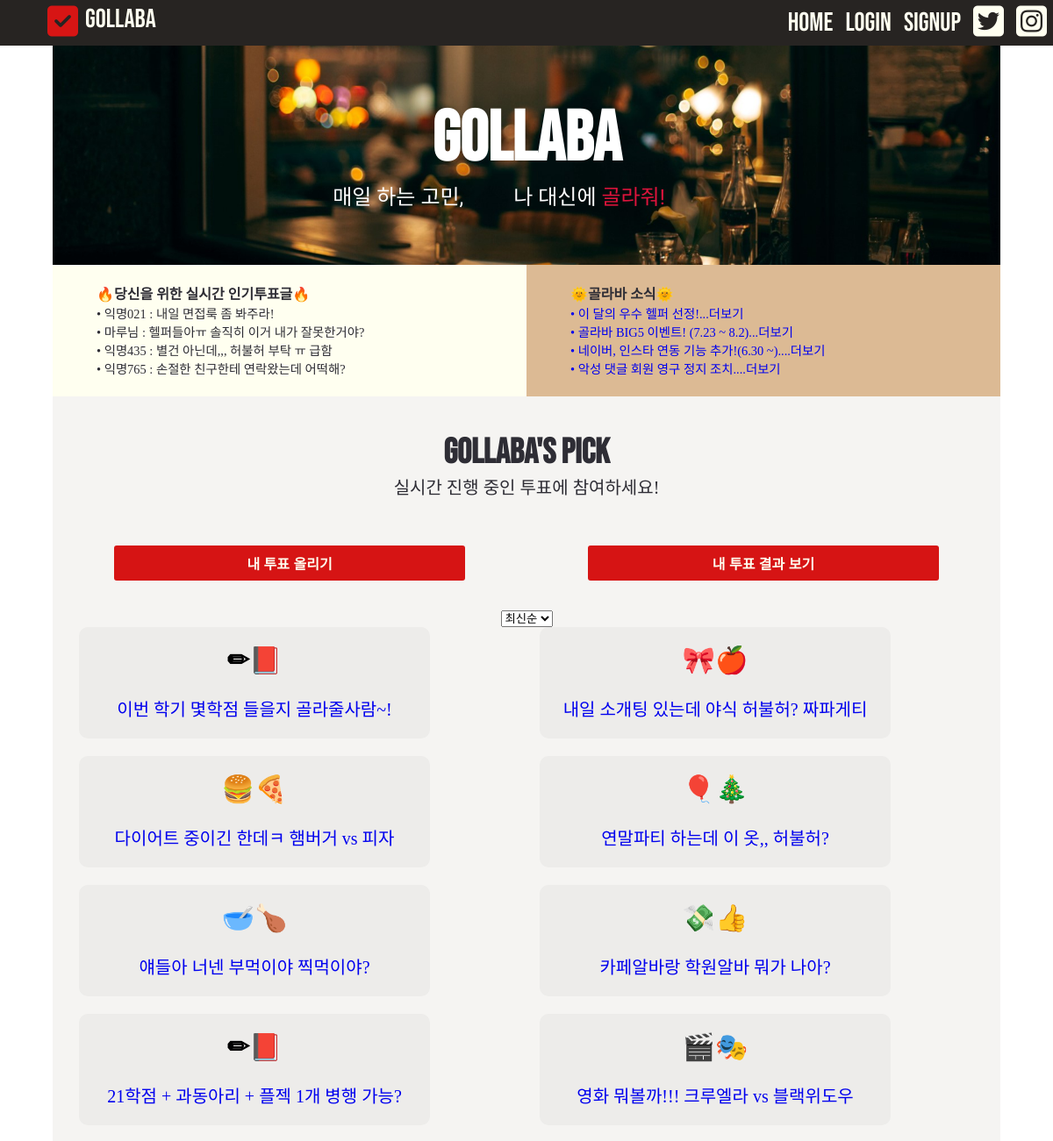
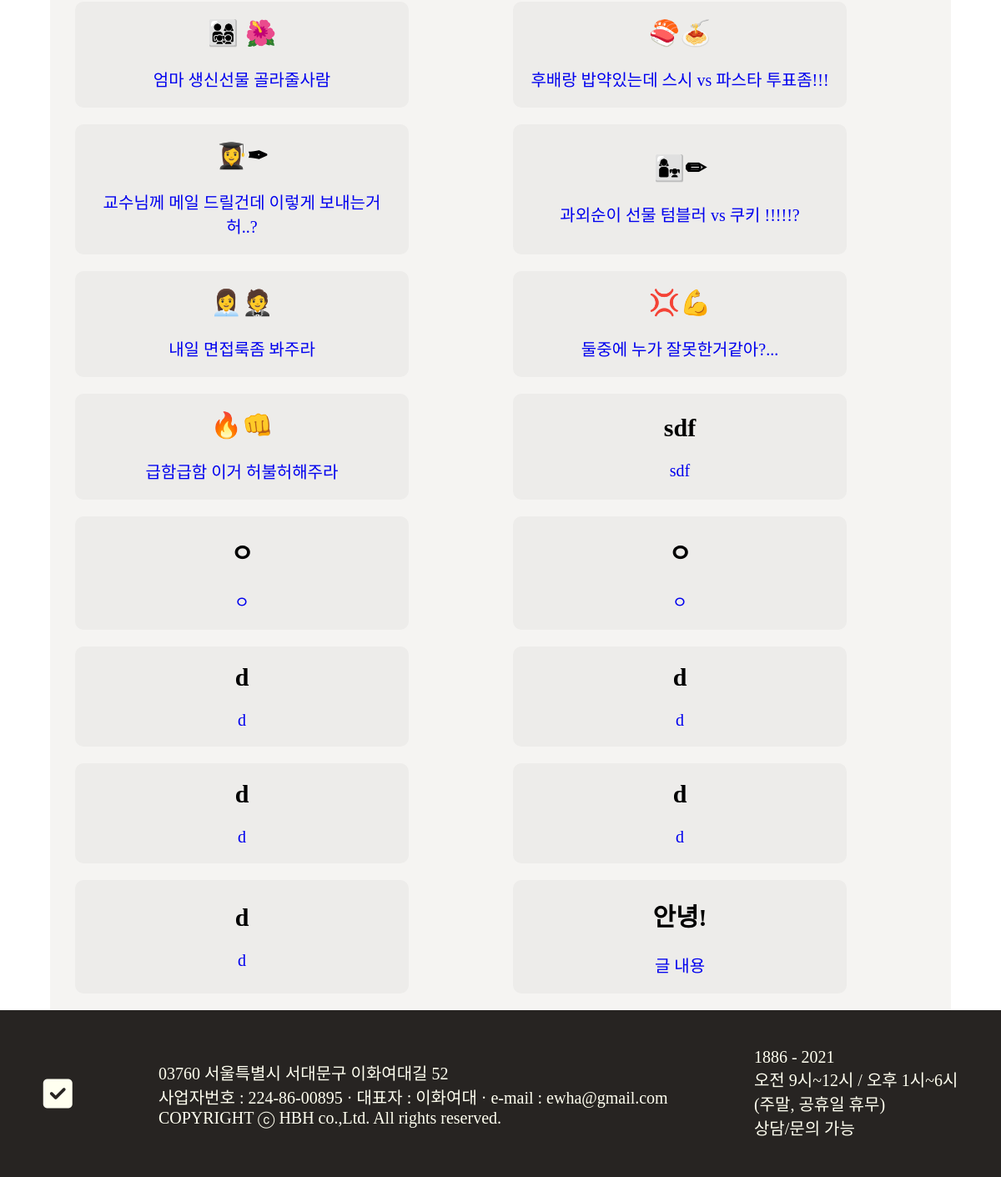
The page / on the database its author committed (2 pictures, top to bottom).
### blog/models.py (models this page shows, shortened)
class Post(models.Model):
    postname = models.CharField(max_length=50)
    contents = models.TextField()
    id = models.AutoField(primary_key=True)

class Blog(models.Model):
    title = models.CharField(max_length=200)
    pub_date = models.DateTimeField('date published')
    body = models.TextField()
    hashtag = models.ManyToManyField(HashTag)

### blog/views.py (the view)
# urls.py: 2. Add a URL to urlpatterns:  path('', views.home, name='home')
def home(request):
    postlist = Post.objects
    blog = Blog.objects  # query set
    return render(request, 'home.html', {'blogs': blog, 'postlist': postlist})

### blog/templates/home.html (shortened to what this page needs)
{% load static%}
<!DOCTYPE html>
<html lang="en">
<head>
    <link rel="stylesheet" href="{% static 'css/scrollbox.css'%}" type="text/css">
    <link rel="stylesheet" href="{% static 'css/home.css'%}" type="text/css">
    <link href="https://unpkg.com/aos@2.3.1/dist/aos.css" rel="stylesheet">
    <link rel="stylesheet" href="{% static 'css/main.css' %}">
    <link rel="stylesheet" href="{% static 'css/second.css' %}">
    <link rel="stylesheet" href="{% static 'css/button.css' %}">
    <link rel="stylesheet" href="{% static 'css/slider2.css' %}">
    <link rel="stylesheet" href="{% static 'css/scrollbox.css' %}">
    <link rel="stylesheet" href="{% static 'css/text2.css' %}">
    <link rel="stylesheet" href="{% static 'css/footer.css' %}">
  </head>
<body>
   <nav class="navbar">
    <ul class="navbar_logo">
        <li><a href="{% url 'home' %}"><i class="fas fa-check-square"></i></a></li>
        <li><a href="{% url 'home' %}" id="rr">Gollaba</a></li>
    </ul>
    <ul class="navbar_menu">
        <li class="nav-item">
          <a class="nav-link" href="{% url 'home' %}">HOME</a>
        </li>
        {% if not user.is_authenticated %}
        <li class="nav-item">
          <a class="nav-link" href="{% url 'login' %}">Login</a>
        </li>
        {% endif %}
        {% if not user.is_authenticated %}
        <li class="nav-item">
          <a class="nav-link" href="{% url 'register' %}">Signup</a>
        </li>
        {% endif %}
      <li><a href="https://twitter.com/TwitterKorea"><i class="fab fa-twitter-square"></i></a></li>
      <li><a href="https://www.instagram.com/"><i class="fab fa-instagram-square"></i></a></li>
      </ul>
</nav>
<div class="header" >
  <div class="intro_text">
       <h1> Gollaba </h1>
      <div class="topline">
          <div class="topline-header">
              <div class="firstline">
                  매일 하는 고민,
                  <div class="firstline-detail">
                      <ul class="firstline-detail-list">
                          <li>나 대신에 <span class="second">골라줘!</span></li>
                      </ul>
                  </div>
              </div>
          </div>
      </div>
    </div>
  </div>
<div class="mini_box">
  <div class="mini_box_1">
    <h1>🔥당신을 위한 실시간 인기투표글🔥</h1>
    <ul>
      <li>  • 익명021 : 내일 면접룩 좀 봐주라!</li>
      <li>  • 마루님 : 헬퍼들아ㅠ 솔직히 이거 내가 잘못한거야?</li>
      <li>  • 익명435 : 별건 아닌데,,, 허불허 부탁 ㅠ 급함</li>
      <li>  • 익명765 : 손절한 친구한테 연락왔는데 어떡해?</li>
  </ul>
  </div>
  <div class="mini_box_2">
        <h1>🌞골라바 소식🌞</h1>
        <table>
            {% for list in postlist.all %}
            <ul>
                <li><a class="postlist" href="{% url 'posting' list.pk %}">{{list.postname}}</a></li>
            </ul>
            {% endfor %}
        </table>
    </div>
</div>
<div class="second_box">
  <div class="pick_text">
      <div class="pick_text_1">
          <h1>Gollaba's Pick</h1>
          <p>실시간 진행 중인 투표에 참여하세요!</p>
      </div>
    </div>
    <div class="box2">
      <ul class="small_button">
        <li><button class="bt_2"> <a href="{% url 'new' %}" style="color: ivory;">내 투표 올리기</a></button></li>
        <li><button class="bt_2"><a href="#" style="color: ivory;">내 투표 결과 보기</a></button></li>
      </ul>
    </div>
    <select id="sort-select" onchange="location = this.value;">
      <option class="sort-date" value="/">최신순</option>
    </select>
    <br>
      <div div class="card33">
        <div class="third_box33">
          {% for blog in blogs.all %}
              <div id="jb-content" data-aos="fade-in">
                  <h2>{{ blog.title }}</h2>
                  <a href='{% url "detail" blog.id %}'>
                      <br>
                      <p>{{ blog.body }}</p>
                  </a>
              </div>
          {% endfor %}
        </div>
      </div>
</div>
</body>
<footer class="foot">
  <li><a href="{% url 'home' %}"><i class="fas fa-check-square"></i></a></li>
  <ul>
      <li><a href="#">
        03760 서울특별시 서대문구 이화여대길 52 </a></li>
      <li><a href="#">사업자번호 : 224-86-00895 · 대표자 : 이화여대 · e-mail : ewha@gmail.com</a></li>
      <li><a href="#">COPYRIGHT ⓒ HBH co.,Ltd. All rights reserved.</a></li>
  </ul>
  <ul>
      <li><a href="#">1886 - 2021</a></li>
      <li><a href="#">오전 9시~12시 / 오후 1시~6시</a></li>
      <li><a href="#">(주말, 공휴일 휴무)</a></li>
      <li><a href="#">상담/문의 가능 </a></li>
  </ul>
</footer>
</html>

### blog/static/css/scrollbox.css (style rules this page uses)
* { padding: 0; }
#jb-content { width: 400px; padding: 20px; margin-right: 20px; margin-bottom: 20px; float: left; background-color: #EDECEA; border-radius: 10px; }

### blog/static/css/home.css (style rules this page uses)
.third_box33 { text-align: center; display: grid; grid-template-columns: 1fr 1fr 1fr; padding: 0; align-content: center; justify-content: space-between; margin-left: 30px; }
.card33 { background-color: #F5F4F2; display: grid; align-content: center; }
#jb-content { background-color: rgb(rgb(201, 201, 201), green, blue); flex-grow: 1; align-content: center; }
@media screen and (max-width:1450px) { .third_box33 { text-align: center; display: grid; grid-template-columns: 1fr 1fr; padding: 0; align-content: center; justify-content: space-between; margin-left: 30px; } }

### blog/static/css/main.css (style rules this page uses)
* { box-sizing: border-box; list-style: none; text-decoration: none; margin: 0px; padding: 0px; height: auto; }
.navbar { font-family: 'Bebas Neue', cursive; display: flex; justify-content: space-between; align-items: center; width: 100%; height: auto; background-color: #272422; font-size: 30px; text-align: center; }
.navbar_logo { display : flex; list-style: none; margin: 0; text-decoration: none; margin-left: 50px; }
.navbar_logo li { padding: 4px; margin: 0; }
.navbar_logo li a { color: #D71514; margin: 0; text-decoration: none; }
#rr { color: ivory; }
.navbar_menu { display : flex; list-style: none; margin:0; justify-content: center; text-align: center; align-items: center; }
.navbar_menu li { padding: 4px; margin: 0; text-align: center; justify-content: center; align-items: center; }
.navbar_menu li a { color: ivory; text-decoration: none; padding: 0 3px 0 3px; }
.nav-link { margin:0; justify-content: center; text-align: center; align-items: center; }
.nav-item { margin:0; justify-content: center; text-align: center; align-items: center; }
.header { background-image: url("/static/images/back.jpg"); background-repeat: no-repeat; background-size: cover; width: 90%; margin: auto; height: 250px; display: flex; align-items: center; }
.intro_text { width: 100%; text-align: center; justify-content: center; align-items: center; font-family: 'Bebas Neue'; }
.intro_text > h1 { color:white; font-size: 80px; margin: auto; }

### blog/static/css/second.css (style rules this page uses)
.mini_box { display: flex; flex-wrap: wrap; width: 90%; height: 150px; margin: auto; padding: 0; }
.mini_box_1 { background-color: ivory; margin: 0; padding-left: 50px; padding-top: 20px; width: 50%; }
.mini_box_2 { margin: 0; padding-left: 50px; padding-top: 20px; background-color: #DCBA94; width: 50%; }
.mini_box_1 ul { list-style: none; padding: 0; }
.mini_box_2 ul { list-style: none; padding: 0; }
.mini_box_1 h1 { color: #2E2D35; font-family: 'ELAND_Choice_M'; font-size: 1rem; font-weight: bold; }
.mini_box_1 li { color: #2E2D35; font-family: 'ELAND_Choice_M'; font-size: 0.9rem; margin: 0; padding: 0; }
.mini_box_2 h1 { color: #2E2D35; font-family: 'ELAND_Choice_M'; font-size: 1rem; font-weight: bold; }
.mini_box_2 li { color: #2E2D35; font-family: 'ELAND_Choice_M'; font-size: 0.9rem; margin: 0; padding: 0; }
.second_box { position: relative; margin: auto; padding: 0; width: 90%; background-color: #F5F4F2; align-items: center; justify-content: center; text-align: center; }
.pick_text { margin: auto; color: #2E2D35; align-items: center; justify-content: center; text-align: center; height: 130px; width: 100%; padding-top: 40px; padding-bottom: 100px; }
.pick_text h1 { font-family: 'Bebas Neue', cursive; text-align: center; padding: auto; margin: auto; }
.pick_text p { font-family: 'SLEIGothicTTF'; text-align: center; margin: 0; }
.card33 { background-color: #F5F4F2; }

### blog/static/css/button.css (style rules this page uses)
.box2 { margin:0; width: 100%; height: 100px; }
.small_button { display: flex; list-style: none; margin: 0; padding: 0; width: 100%; height: 100%; justify-content:space-around; align-items: center; }
.small_button li { width: 400px; }
.small_button button { height: 40px; width: 100%; max-width: 1000px; background-color: #D61414; color: ivory; font-size: 16px; font-weight: bold; border-style: none; border-radius: 3px; transition: 0.3s; }
a { text-decoration: none; }

### blog/static/css/slider2.css (style rules this page uses)
* { margin:0;padding:0;box-sizing:border-box; }
ul, li { list-style:none; }

### blog/static/css/footer.css (style rules this page uses)
.foot { background-color:#272422; height: 200px; width: 100%; display: flex; justify-content: space-around; align-items: center; }
.foot li a { color: ivory; }
i { font-size: 40px; }

### rows shown on the page
Post: postname "• 이 달의 우수 헬퍼 선정!...더보기"
Post: postname "• 골라바 BIG5 이벤트! (7.23 ~ 8.2)...더보기"
Post: postname "• 네이버, 인스타 연동 기능 추가!(6.30 ~)....더보기"
Post: postname "• 악성 댓글 회원 영구 정지 조치....더보기"
Blog: title "✏📕", body "이번 학기 몇학점 들을지 골라줄사람~!"
Blog: title "🎀🍎", body "내일 소개팅 있는데 야식 허불허? 짜파게티"
Blog: title "🍔🍕", body "다이어트 중이긴 한데ㅋ 햄버거 vs 피자"
Blog: title "🎈🎄", body "연말파티 하는데 이 옷,, 허불허?"
Blog: title "🥣🍗", body "얘들아 너넨 부먹이야 찍먹이야?"
Blog: title "💸👍", body "카페알바랑 학원알바 뭐가 나아?"
Blog: title "✏📕", body "21학점 + 과동아리 + 플젝 1개 병행 가능?"
Blog: title "🎬🎭", body "영화 뭐볼까!!! 크루엘라 vs 블랙위도우"
Blog: title "👨‍👩‍👧‍👦 🌺", body "엄마 생신선물 골라줄사람"
Blog: title "🍣🍝", body "후배랑 밥약있는데 스시 vs 파스타 투표좀!!!"
Blog: title "👩‍🎓✒", body "교수님께 메일 드릴건데 이렇게 보내는거 허..?"
Blog: title "👩‍👧✏", body "과외순이 선물 텀블러 vs 쿠키 !!!!!?"
Blog: title "👩‍💼🤵", body "내일 면접룩좀 봐주라"
Blog: title "💢💪", body "둘중에 누가 잘못한거같아?..."
Blog: title "🔥👊", body "급함급함 이거 허불허해주라"
Blog: title "sdf", body "sdf"
Blog: title "ㅇ", body "ㅇ"
Blog: title "ㅇ", body "ㅇ"
Blog: title "d", body "d"
Blog: title "d", body "d"
Blog: title "d", body "d"
Blog: title "d", body "d"
Blog: title "d", body "d"
Blog: title "안녕!", body "글 내용"
